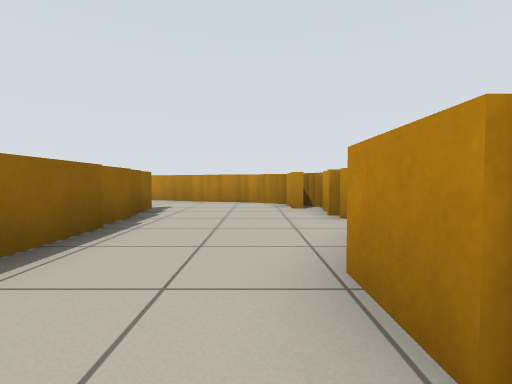
[1] (above)

22 first-person views from a walk through a world built for the Player/Stage simulator. The camera is 0.58 m above the floor, tilts 2° down and sees 85° across. The lines on the ground mark 1 m squares. The floor is counted in squares, 1 m on a side. Each view is taken from the middle of a square. On the plan, view 1 faces up. The plan holds only what a view shows up to about 9 squares ahead; the rest is blank. Robots are left out.

[2]
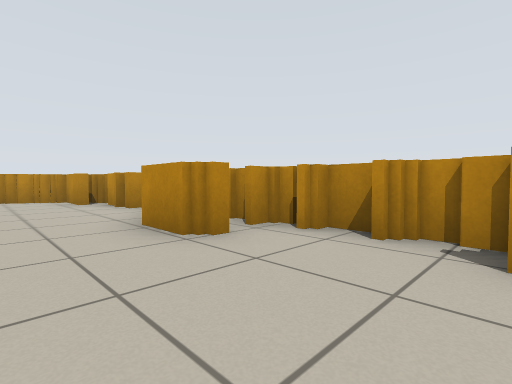

[3]
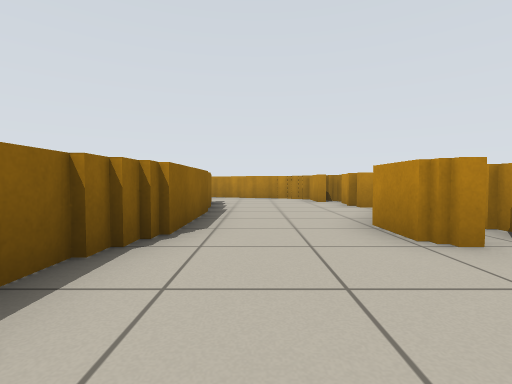

[4]
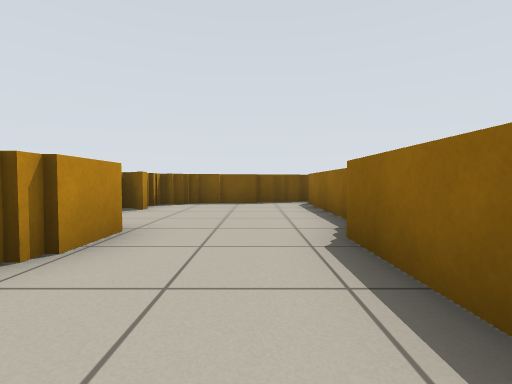

[5]
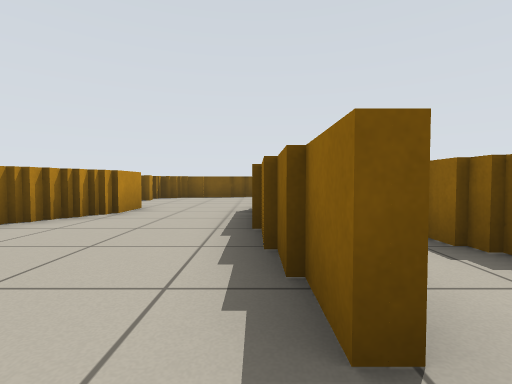

[6]
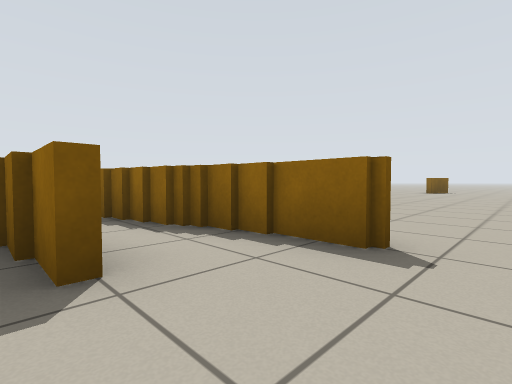

[7]
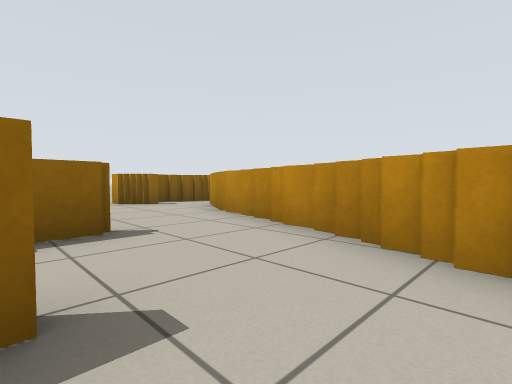

[8]
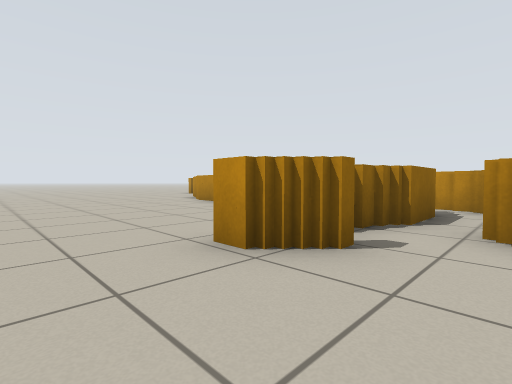

[9]
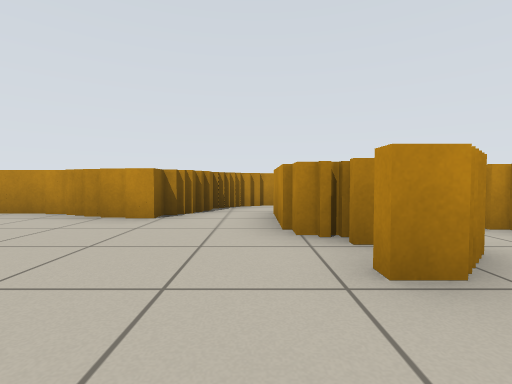

[10]
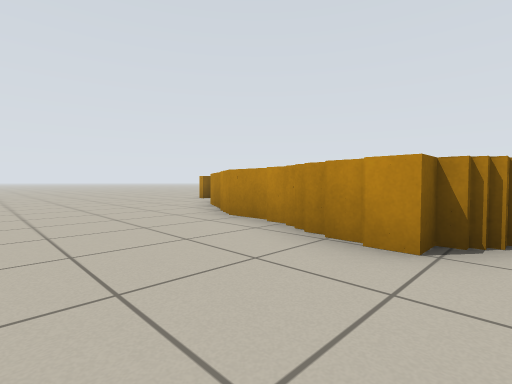

[11]
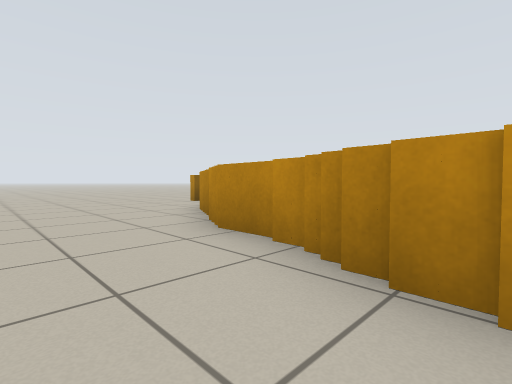

[12]
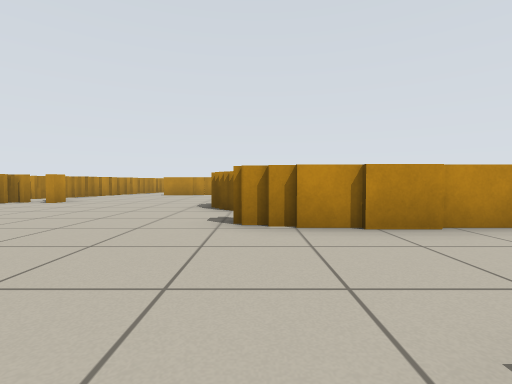

[13]
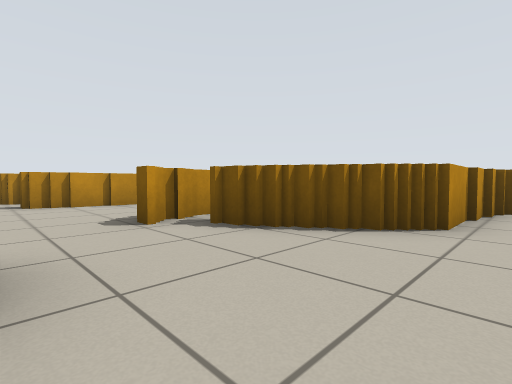

[14]
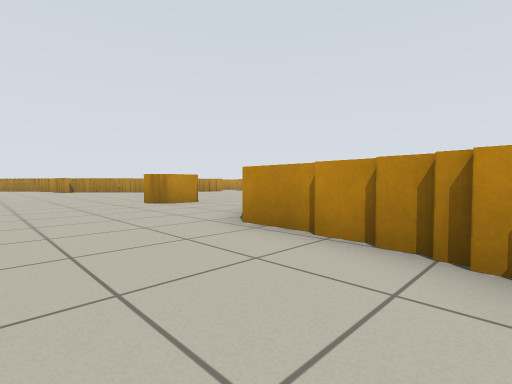

[15]
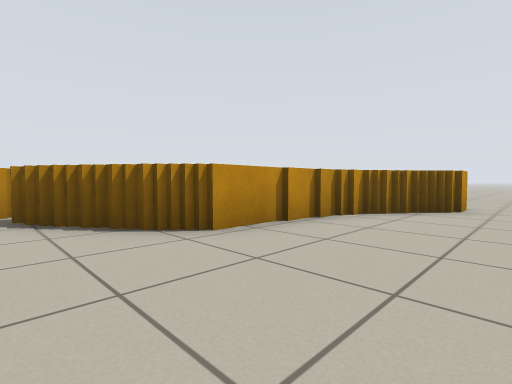

[16]
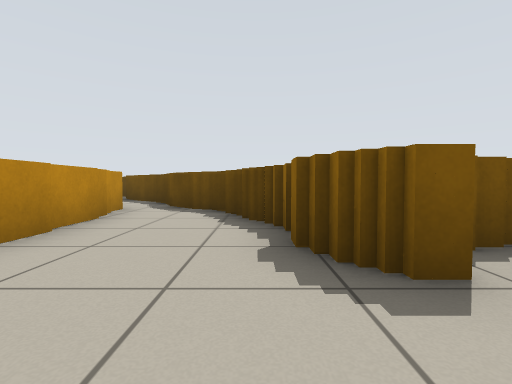

[17]
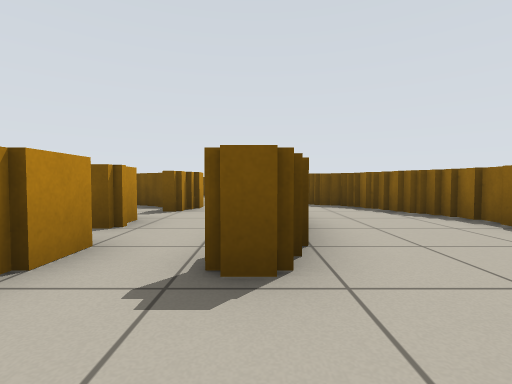

[18]
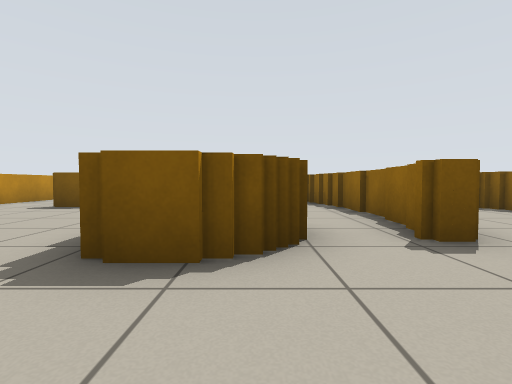

[19]
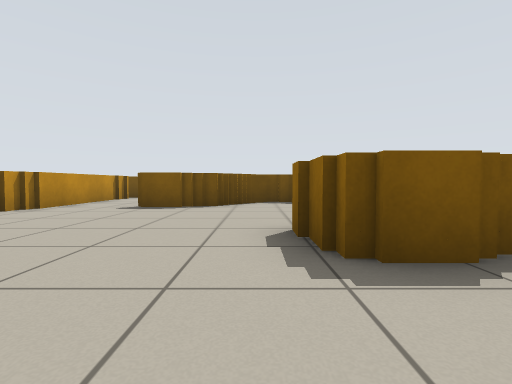

[20]
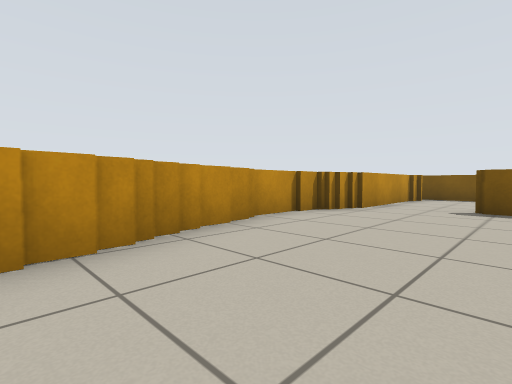

[21]
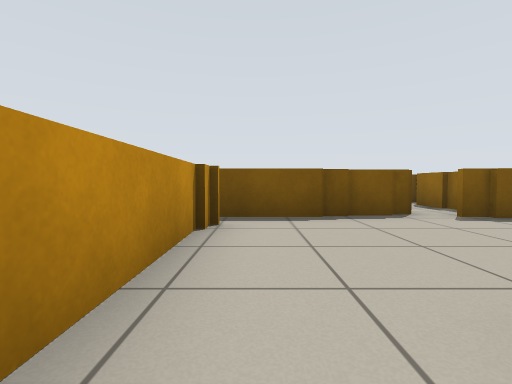

[22]
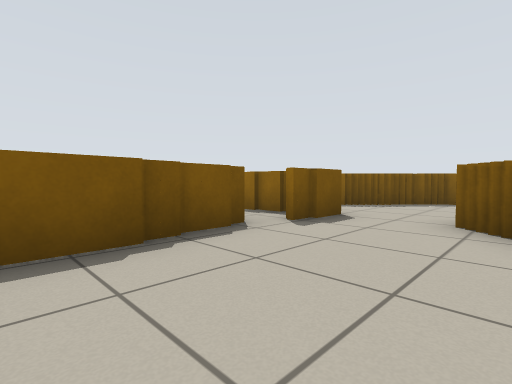

### Floor plan
Key: @ floor where view 1 was taken; # wall or solid block; . floor.
Columns run from 23 left of view 1 to 2 right of it. Each row starts with its distance up from view 1.
 15    #
 14   ... ##     ###
 13  ......###  # ##
 12 .........####.##
 11 ..............###
 10 ..............#.####
  9  .............#....####
  8  .....................###
  7  ...   ............#....##
  6 ....     ..........#.#..##
  5 ....    ...........#.#...#
  4 ....#.......##.....#.#...#
  3 ..........#.##.....###...#
  2 ......#...#.........##..##
  1 ....####..#.#......###..##
  0 ...##  #..#........###.@.#
 -1 ...#   ##.#.#..##..###...#
 -2 ...#    ###.####...###...#
 -3 ..##     #.........###...#
 -4 .##      ##........#######
 -5 .#        ##.#######
 -6 ..         #  #
 -7 ..            #

Where each view was taken, in squares from view 1:
view 1: 0 up, 0 right, facing up
view 2: 2 down, 1 left, facing up-right
view 3: 2 down, 1 left, facing up
view 4: 4 up, 1 left, facing down
view 5: 7 up, 2 left, facing down
view 6: 8 up, 2 left, facing down-left
view 7: 6 up, 1 left, facing up-left
view 8: 7 up, 7 left, facing up-left
view 9: 7 up, 10 left, facing up
view 10: 9 up, 11 left, facing up-left
view 11: 10 up, 12 left, facing up-left
view 12: 3 up, 17 left, facing right
view 13: 4 up, 21 left, facing down-right
view 14: 3 down, 23 left, facing up-right
view 15: 2 up, 23 left, facing down-right
view 16: 4 up, 16 left, facing down
view 17: 5 up, 13 left, facing down
view 18: 6 up, 11 left, facing down
view 19: 6 up, 9 left, facing down
view 20: 6 up, 7 left, facing down-right
view 21: 0 up, 5 left, facing down
view 22: 2 down, 5 left, facing down-left
